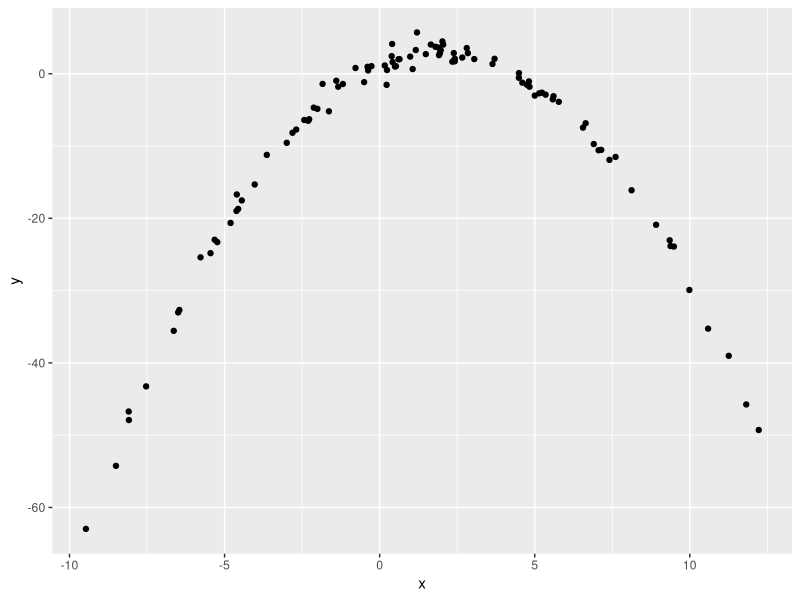

Source code (R):
## ---- chunk 1
knitr::opts_chunk$set(echo = TRUE)
## ---- chunk 2

library(tidyverse)

df = tibble(
  x = rnorm(100, 2, 5),
  y = 1 + 2 * x - 0.5 * x ^ 2 + rnorm(100)
)

df %>%
  ggplot(aes(x = x, y = y)) +
  geom_point()

